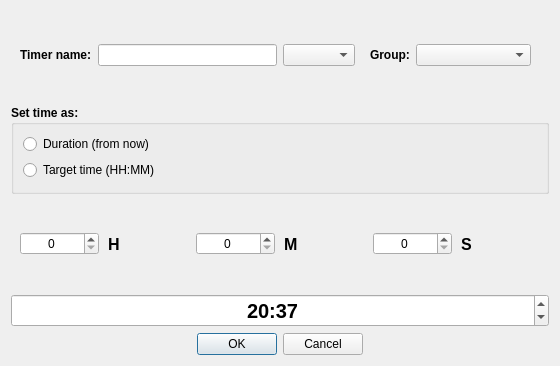
<?xml version="1.0" encoding="UTF-8"?>
<ui version="4.0">
 <class>TimerEditDialog</class>
 <widget class="QDialog" name="TimerEditDialog">
  <property name="geometry">
   <rect>
    <x>0</x>
    <y>0</y>
    <width>560</width>
    <height>366</height>
   </rect>
  </property>
  <property name="windowTitle">
   <string>Dialog</string>
  </property>
  <layout class="QVBoxLayout" name="verticalLayout">
   <item>
    <widget class="QWidget" name="widget_2" native="true">
     <layout class="QHBoxLayout" name="horizontalLayout_2">
      <item>
       <widget class="QLabel" name="lblName">
        <property name="font">
         <font>
          <pointsize>9</pointsize>
          <bold>true</bold>
         </font>
        </property>
        <property name="text">
         <string>Timer name:</string>
        </property>
       </widget>
      </item>
      <item>
       <widget class="QLineEdit" name="nameEdit"/>
      </item>
      <item>
       <widget class="QComboBox" name="comboType"/>
      </item>
      <item>
       <widget class="QWidget" name="widget_3" native="true">
        <layout class="QHBoxLayout" name="horizontalLayout_3" stretch="0,1">
         <item>
          <widget class="QLabel" name="labelGroup">
           <property name="font">
            <font>
             <bold>true</bold>
            </font>
           </property>
           <property name="text">
            <string>Group:</string>
           </property>
          </widget>
         </item>
         <item>
          <widget class="QComboBox" name="comboGroup"/>
         </item>
        </layout>
       </widget>
      </item>
     </layout>
    </widget>
   </item>
   <item>
    <widget class="QGroupBox" name="groupTimeMode">
     <property name="font">
      <font>
       <bold>true</bold>
      </font>
     </property>
     <property name="title">
      <string>Set time as:</string>
     </property>
     <layout class="QVBoxLayout" name="verticalLayout_2">
      <item>
       <widget class="QRadioButton" name="radioDuration">
        <property name="font">
         <font>
          <bold>false</bold>
         </font>
        </property>
        <property name="text">
         <string>Duration (from now)</string>
        </property>
       </widget>
      </item>
      <item>
       <widget class="QRadioButton" name="radioTargetTime">
        <property name="font">
         <font>
          <bold>false</bold>
         </font>
        </property>
        <property name="text">
         <string>Target time (HH:MM)</string>
        </property>
       </widget>
      </item>
     </layout>
    </widget>
   </item>
   <item>
    <widget class="QWidget" name="widget" native="true">
     <property name="layoutDirection">
      <enum>Qt::LayoutDirection::LeftToRight</enum>
     </property>
     <layout class="QHBoxLayout" name="horizontalLayout" stretch="0,0,0,0,0,0">
      <property name="spacing">
       <number>9</number>
      </property>
      <property name="leftMargin">
       <number>9</number>
      </property>
      <item>
       <widget class="QSpinBox" name="spinHours">
        <property name="alignment">
         <set>Qt::AlignmentFlag::AlignCenter</set>
        </property>
       </widget>
      </item>
      <item>
       <widget class="QLabel" name="lblHours">
        <property name="font">
         <font>
          <pointsize>12</pointsize>
          <bold>true</bold>
         </font>
        </property>
        <property name="text">
         <string>H</string>
        </property>
        <property name="alignment">
         <set>Qt::AlignmentFlag::AlignLeading|Qt::AlignmentFlag::AlignLeft|Qt::AlignmentFlag::AlignVCenter</set>
        </property>
       </widget>
      </item>
      <item>
       <widget class="QSpinBox" name="spinMinutes">
        <property name="alignment">
         <set>Qt::AlignmentFlag::AlignCenter</set>
        </property>
       </widget>
      </item>
      <item>
       <widget class="QLabel" name="lblMinutes">
        <property name="font">
         <font>
          <pointsize>12</pointsize>
          <bold>true</bold>
         </font>
        </property>
        <property name="text">
         <string>M</string>
        </property>
       </widget>
      </item>
      <item>
       <widget class="QSpinBox" name="spinSeconds">
        <property name="alignment">
         <set>Qt::AlignmentFlag::AlignCenter</set>
        </property>
       </widget>
      </item>
      <item>
       <widget class="QLabel" name="lblSeconds">
        <property name="font">
         <font>
          <pointsize>12</pointsize>
          <bold>true</bold>
         </font>
        </property>
        <property name="text">
         <string>S</string>
        </property>
        <property name="alignment">
         <set>Qt::AlignmentFlag::AlignLeading|Qt::AlignmentFlag::AlignLeft|Qt::AlignmentFlag::AlignVCenter</set>
        </property>
       </widget>
      </item>
     </layout>
    </widget>
   </item>
   <item>
    <widget class="QDateTimeEdit" name="targetTimeEdit">
     <property name="font">
      <font>
       <pointsize>15</pointsize>
       <bold>true</bold>
      </font>
     </property>
     <property name="alignment">
      <set>Qt::AlignmentFlag::AlignCenter</set>
     </property>
     <property name="date">
      <date>
       <year>2000</year>
       <month>1</month>
       <day>3</day>
      </date>
     </property>
     <property name="time">
      <time>
       <hour>20</hour>
       <minute>37</minute>
       <second>43</second>
      </time>
     </property>
     <property name="currentSection">
      <enum>QDateTimeEdit::Section::HourSection</enum>
     </property>
     <property name="displayFormat">
      <string>hh:mm</string>
     </property>
    </widget>
   </item>
   <item>
    <widget class="QDialogButtonBox" name="buttonBox">
     <property name="standardButtons">
      <set>QDialogButtonBox::StandardButton::Cancel|QDialogButtonBox::StandardButton::Ok</set>
     </property>
     <property name="centerButtons">
      <bool>true</bool>
     </property>
    </widget>
   </item>
  </layout>
 </widget>
 <resources/>
 <connections/>
</ui>
